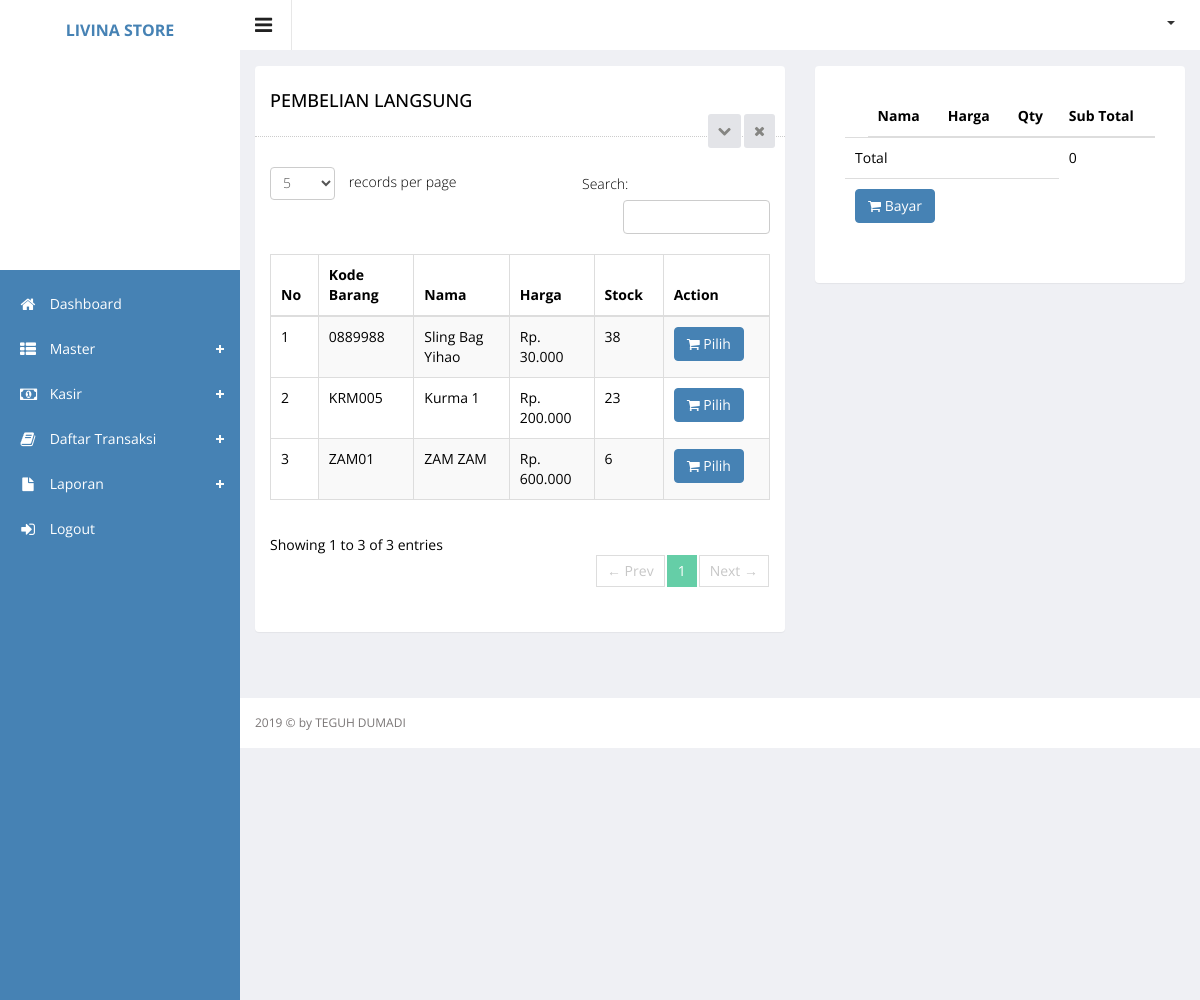
/index.php?hal=beli_langsung (signed in), run on an earlier commit of the app's database.
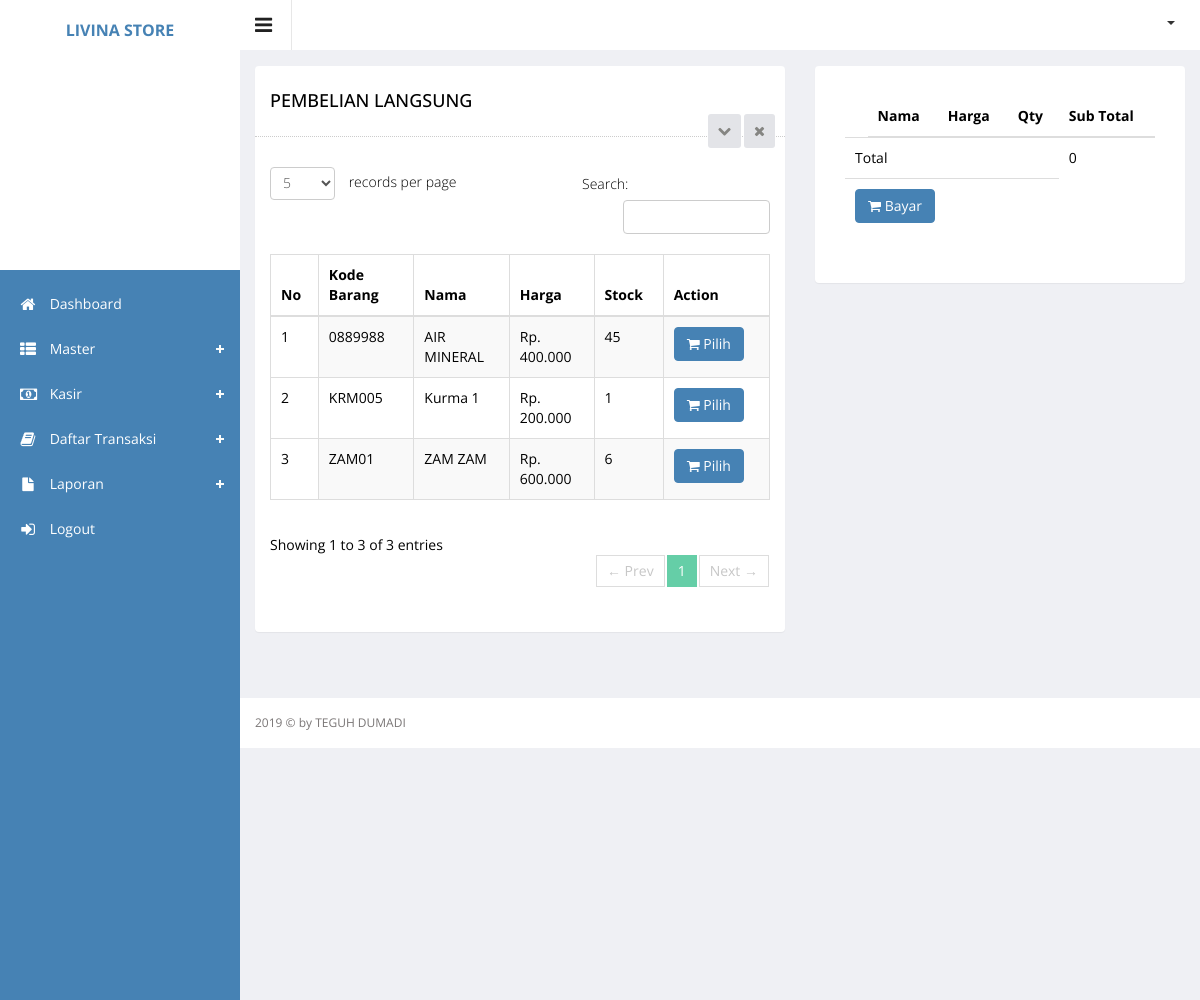
And on a later commit of the database.
### tables this page shows
CREATE TABLE `barang` (
  `id` int(11) NOT NULL,
  `kdbrg` varchar(50) NOT NULL,
  `nmbrg` varchar(100) NOT NULL,
  `harga` int(11) NOT NULL,
  `stock` int(11) NOT NULL,
  `tanggal` datetime NOT NULL,
  `category_id` int(11) NOT NULL,
  `id_satuan` int(11) NOT NULL,
  `total_terjual` varchar(50) NOT NULL
);

### beli_langsung.php (the view, shortened to what the changed rows need)
<?php
include "config.php";
$id_session=$_SESSION['id_session'];
 ?>
       <div class="wrapper">
    <div class="row">
        <div class="col-sm-7">
            <section class="panel">
                <div class="panel-body">
                    <div class="adv-table editable-table ">
                        <table class="table table-striped table-hover table-bordered" id="editable-sample">
                            <thead>
                            <tr>
                                <th width="5%">No</th>
                                <th width="20%">Kode Barang</th>
                                <th width="20%">Nama</th>
                                <th width="15%">Harga</th>
                                <th width="15%">Stock</th>
                                <th width="10%">Action</th>
                            </tr>
                            </thead>
                            <tbody>
                            <?php
                            $no = 1;
                            $queryProduct = $connect->query("SELECT barang.id, barang.kdbrg, barang.nmbrg, barang.harga, barang.stock, category.category_id, category.category_name, satuan.id_satuan, satuan.nmsatuan
                             FROM barang
                             JOIN category ON barang.category_id = category.category_id
                             JOIN satuan ON barang.id_satuan = satuan.id_satuan
                             ORDER BY id DESC");
                            while ($rowProduct = mysqli_fetch_array($queryProduct)) {
                                ?>
                                 <tr class="">
                                    <td><?php echo $no++ ?></td>
                                    <td><?php echo $rowProduct['kdbrg'] ?></td>
                                    <td><?php echo $rowProduct['nmbrg'] ?></td>
                                    <td>Rp. <?php echo number_format($rowProduct['harga'], 0, ',', '.'); ?></td>
                                    <td><?php echo $rowProduct['stock'] ?></td>
                                    <td>
                                        <a href="cart.php?&input=add&id_barang=<?=$rowProduct['id']?>&id_session=<?=$id_session?>">
                                            <button class="btn btn-primary" type="submit"><i class="fa fa-shopping-cart" aria-hidden="true"></i>
                                                Pilih
                                            </button>
                                        </a>
                                    </td>
                                </tr>
                            <?php } ?>
                            </tbody>
                        </table>
                    </div>
                </div>
            </section>
        </div>
           <div class="col-md-5">
            <div class="panel">
                <div class="panel-body">
                    <div class="blog-post">
                        <div class="media">
                            <div class="panel-body">
                                <table class="table">
                                    <thead>
                                    <tr>
                                        <td></td>
                                        <th>Nama</th>
                                        <th>Harga</th>
                                        <th>Qty</th>
                                        <th>Sub Total</th>
                                    </tr>
                                    </thead>
                                </table>
                            </div>
                        </div>
                    </div>
                </div>
            </div>
        </div>
    </div>
</div>

What changed in the data, as far as the page shows it:
changed barang: nmbrg "Sling Bag Yihao" → "AIR MINERAL"; harga "30.000" → "400.000"; stock "38" → "45"
changed barang "KRM005": stock "23" → "1"
